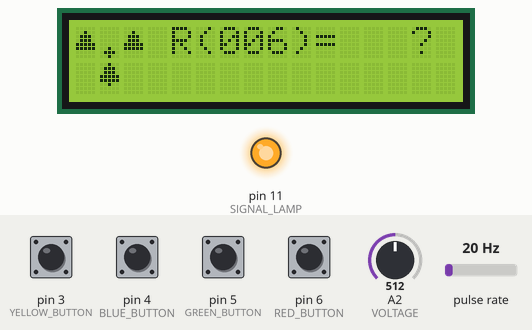
The sketch below on a simulated Arduino Nano, built with avr-gcc and run on an emulated ATmega328P. On the bench: 16×2 character LCD, output pins drawn as LEDs (lit = HIGH). Wiring (inferred from the names in the program): pulse sensor: data pin 2. The test bench sets the inputs (shaded band); at power-on: pin 3 (YELLOW_BUTTON), pin 4 (BLUE_BUTTON), pin 5 (GREEN_BUTTON), pin 6 (RED_BUTTON) HIGH, A2 (VOLTAGE) = 512, pulse rate 20 Hz. What the sketch prints to the serial monitor is not drawn.

Above: at 1.3 s.
1.4 s: pin 6 (RED_BUTTON) pulled LOW for 0.15 s
At 2.9 s:
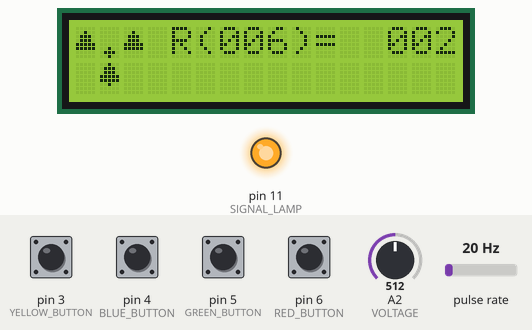
3.2 s: pin 3 (YELLOW_BUTTON) pulled LOW for 0.15 s
At 3.8 s:
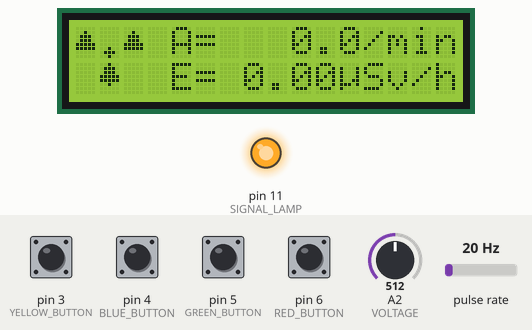
4.8 s: pin 3 (YELLOW_BUTTON) pulled LOW for 1 s
At 5.2 s:
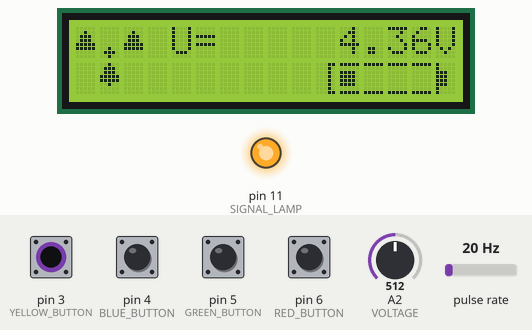
7.3 s: A2 (VOLTAGE) set to 569
At 8.5 s:
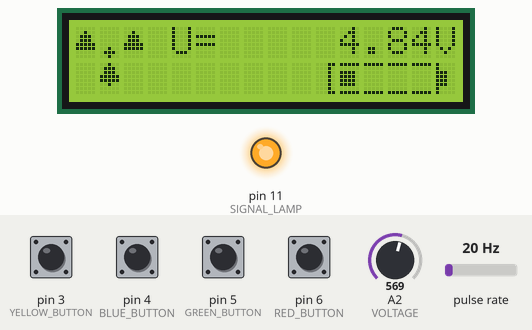
8.8 s: A2 (VOLTAGE) set to 598
At 9.6 s:
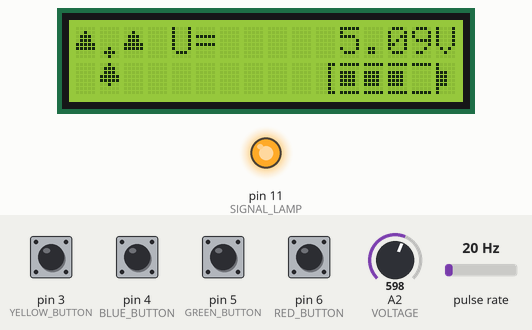
10.3 s: A2 (VOLTAGE) set to 688
At 11.5 s:
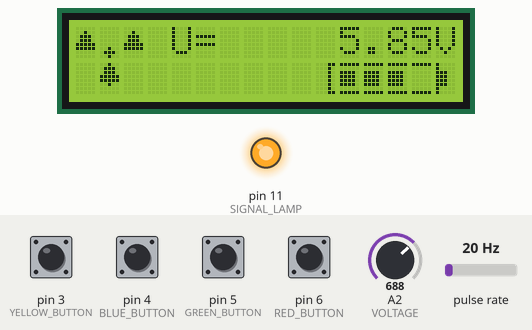
11.8 s: A2 (VOLTAGE) set to 722
Timing chart, 0 to 14.3 s (numbered marks = the images above; inputs shaded):
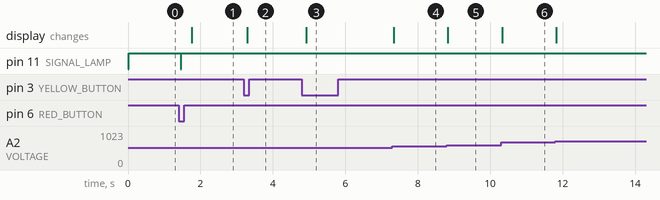

The sketch:

schroedingers-dice.ino
```cpp
#include <Wire.h>
#include <LiquidCrystal_I2C.h>

// pins
#define GEIGER_COUNTER 2
#define YELLOW_BUTTON 3
#define BLUE_BUTTON 4
#define GREEN_BUTTON 5
#define RED_BUTTON 6
#define SIGNAL_LAMP 11
#define VOLTAGE A2

// settings
#define COUNTING_INTERVAL 30000 // counting every 30 seconds
#define CONVERSION_INDEX 151    // (counts per minute)/(micro Sv/h)
#define BACKGROUND 25           // backround counts per minutes
#define VOLTAGE_SCALE 0.00851   // (battery voltage)/(sensor voltage) (might not be very accurate)
#define MICROS_FAKTOR 4         // micros() counts in steps of 4 on an arduino nano

// LCD display
LiquidCrystal_I2C lcd(0x27, 16, 2);
byte radioactiveUpperLeft[] = { // see https://maxpromer.github.io/LCD-Character-Creator/ to generate the bytecode
    B00000,
    B00100,
    B01110,
    B01110,
    B11111,
    B11111,
    B00000,
    B00000};
byte radioactiveUpperCenter[] = {
    B00000,
    B00000,
    B00000,
    B00000,
    B00000,
    B00100,
    B01110,
    B00100};
byte radioactiveUpperRight[] = {
    B00000,
    B00100,
    B01110,
    B01110,
    B11111,
    B11111,
    B00000,
    B00000};
byte radioactiveLowerCenter[] = {
    B00100,
    B01110,
    B01110,
    B11111,
    B11111,
    B00100,
    B00000,
    B00000};
byte batteryLeft[] = {
    B00011,
    B00010,
    B00010,
    B00010,
    B00010,
    B00010,
    B00010,
    B00011};
byte batteryCenterFull[] = {
    B11111,
    B00000,
    B11110,
    B11110,
    B11110,
    B11110,
    B00000,
    B11111};
byte batteryCenterEmpty[] = {
    B11111,
    B00000,
    B00000,
    B00000,
    B00000,
    B00000,
    B00000,
    B11111};
byte batteryRight[] = {
    B10000,
    B10000,
    B11100,
    B11100,
    B11100,
    B11100,
    B10000,
    B10000};

// button states
bool yellowButtonState = true; // true means not pressed, false means pressed
bool blueButtonState = true;
bool greenButtonState = true;
bool redButtonState = true;

// modes (0: random number, 1: geiger counter, 2: battery voltage)
short mode = 0;
short nModes = 3;

// mode 0: random number
bool interrupted = false;
bool waitForRandomNumber = false;
short digit = 0;
short randomRangeDigits[] = {6, 0, 0}; // reversed decimal
short randomRange = 6;
short randomNumber = 1;
char randomNumberChars[4];

// mode 1: geiger counter
short count = 0;
unsigned long lastUpdate = 0;
float countsPerMinute = 0.0;
char countsPerMinuteChars[7];
float sievert = 0.0;
char sievertChars[6];

// mode 2: battery voltage
float batteryVoltage = 0;
char batteryVoltageChars[10];
short batterySymbolState;

// will be called on interrupt by particle detection
// do not write to the LCD in this function!!! (loop will break)
void interrupt()
{
  randomNumber = (micros() / MICROS_FAKTOR) % randomRange + 1; // get new random number using division with remainder
  Serial.println("interrupt");
  interrupted = true;
  count++; // increase counts per minutes
  digitalWrite(SIGNAL_LAMP, HIGH);
}

void setup()
{

  // serial
  Serial.begin(9600);
  Serial.println("starting");

  // pins
  pinMode(GEIGER_COUNTER, INPUT);
  pinMode(RED_BUTTON, INPUT_PULLUP);
  pinMode(GREEN_BUTTON, INPUT_PULLUP);
  pinMode(BLUE_BUTTON, INPUT_PULLUP);
  pinMode(YELLOW_BUTTON, INPUT_PULLUP);
  pinMode(SIGNAL_LAMP, OUTPUT);
  attachInterrupt(digitalPinToInterrupt(GEIGER_COUNTER), interrupt, FALLING);

  // start LCD display
  lcd.init();
  lcd.createChar(0, radioactiveUpperLeft);
  lcd.createChar(1, radioactiveUpperCenter);
  lcd.createChar(2, radioactiveUpperRight);
  lcd.createChar(3, radioactiveLowerCenter);
  lcd.createChar(4, batteryLeft);
  lcd.createChar(5, batteryCenterFull);
  lcd.createChar(6, batteryCenterEmpty);
  lcd.createChar(7, batteryRight);
  lcd.backlight();
  lcd.setCursor(0, 0);
  lcd.write(byte(0));
  lcd.write(byte(1));
  lcd.write(byte(2));
  lcd.print(" R(006)=   ? ");
  lcd.setCursor(0, 1);
  lcd.print(" ");
  lcd.write(byte(3));
  lcd.print("              ");
}

void loop()
{

  // yellow button / change mode
  if (yellowButtonState && !digitalRead(YELLOW_BUTTON)) // is pressed but wasn't before
  {
    Serial.println("yellow button");
    mode = (mode + 1) % nModes;
    Serial.println(mode);
    if (mode == 0) // random number
    {
      sprintf(randomNumberChars, "%03d", randomNumber);
      lcd.setCursor(4, 0);
      lcd.print("R(");
      lcd.print((char)(randomRangeDigits[2] + 48)); // digit as char
      lcd.print((char)(randomRangeDigits[1] + 48)); // digit as char
      lcd.print((char)(randomRangeDigits[0] + 48)); // digit as char
      lcd.print(")=  ");
      lcd.print(randomNumberChars);
      lcd.setCursor(4, 1);
      lcd.print("            ");
    }
    else if (mode == 1) // geiger counter
    {
      waitForRandomNumber = false;
      digit = 0;
      dtostrf(countsPerMinute, 6, 1, countsPerMinuteChars);
      dtostrf(sievert, 5, 2, sievertChars);
      lcd.setCursor(4, 0);
      lcd.print("A=");
      lcd.print(countsPerMinuteChars);
      lcd.print("/min");
      lcd.setCursor(4, 1);
      lcd.print("E=");
      lcd.print(sievertChars);
      lcd.print("\xE4Sv/h");
    }
    else if (mode == 2) // battery voltage
    {
      waitForRandomNumber = false;
      digit = 0;
      dtostrf(batteryVoltage, 9, 2, batteryVoltageChars);
      lcd.setCursor(4, 0);
      lcd.print("U=");
      lcd.print(batteryVoltageChars);
      lcd.print("V");
      lcd.setCursor(4, 1);
      lcd.print("      ");
      lcd.write(byte(4));
      lcd.write(byte(5));
      lcd.write(byte(5));
      lcd.write(byte(6));
      lcd.write(byte(6));
      lcd.write(byte(7));
    }
  }
  yellowButtonState = digitalRead(YELLOW_BUTTON);

  // blue button / change selected digit of randomNumberRange
  if (blueButtonState && !digitalRead(BLUE_BUTTON)) // is pressed but wasn't before
  {
    Serial.print("blue button");
    if (digit && (mode == 0))
    {
      randomRangeDigits[digit - 1] = (randomRangeDigits[digit - 1] + 1) % 10;
      randomRange = randomRangeDigits[0] + 10 * randomRangeDigits[1] + 100 * randomRangeDigits[2];
      lcd.setCursor(9 - digit, 0);
      lcd.print((char)(randomRangeDigits[digit - 1] + 48)); // digit as char
    }
    Serial.println((char)(randomRangeDigits[digit - 1] + 48)); // digit as char
  }
  blueButtonState = digitalRead(BLUE_BUTTON);

  // green button / select a digit of randomNumberRange
  if (greenButtonState && !digitalRead(GREEN_BUTTON))
  {
    Serial.print("green button");
    if (mode == 0)
    {
      digit = (digit + 1) % 4;
      if (digit)
      {
        lcd.setCursor(9 - digit, 1);
        lcd.print("^"); // print cursor
        lcd.print(" "); // overwrite old cursor
      }
      else
      {
        lcd.setCursor(6, 1);
        lcd.print("   "); // overwrite old cursor
      }
    }
    Serial.println(digit);
  }
  greenButtonState = digitalRead(GREEN_BUTTON);

  // red button / get new random number
  if (redButtonState && !digitalRead(RED_BUTTON)) // is pressed but wasn't before
  {
    Serial.println("red button");
    digitalWrite(SIGNAL_LAMP, LOW);
    if (mode == 0)
    {
      lcd.setCursor(13, 0);
      lcd.print(" ? ");
      delay(300); // for better visual feedback
    }

    waitForRandomNumber = true; // new number will now be generated by "radioactive interrupt"
  }
  redButtonState = digitalRead(RED_BUTTON);

  // update lcd
  if (mode == 0 && interrupted && waitForRandomNumber)
  { // update mode 0: random number
    sprintf(randomNumberChars, "%03d", randomNumber);
    lcd.setCursor(13, 0);
    lcd.print(randomNumberChars);
    interrupted = false;
    waitForRandomNumber = false;
  }
  else if (mode == 1 && ((millis() - lastUpdate) > COUNTING_INTERVAL))
  { // update mode 1: geiger counter
    countsPerMinute = count * (60000.0 / COUNTING_INTERVAL) - BACKGROUND;
    sievert = countsPerMinute / CONVERSION_INDEX;
    dtostrf(countsPerMinute, 6, 1, countsPerMinuteChars);
    dtostrf(sievert, 5, 2, sievertChars);
    lcd.setCursor(6, 0);
    lcd.print(countsPerMinuteChars);
    lcd.print("/min");
    lcd.setCursor(6, 1);
    lcd.print(sievertChars);
    lcd.print("\xE4Sv/h");
    lastUpdate = millis();
    count = 0;
  }
  else if (mode == 2)
  { // update mode 2: battery voltage
    batteryVoltage = analogRead(VOLTAGE) * VOLTAGE_SCALE;
    dtostrf(batteryVoltage, 9, 2, batteryVoltageChars);
    batterySymbolState = map(batteryVoltage, 4.5, 6.1, 0, 4);
    lcd.setCursor(6, 0);
    lcd.print(batteryVoltageChars);
    lcd.print("V");
    lcd.setCursor(11, 1);
    for (short i = 0; i < 4; i++)
    {
      if (i <= batterySymbolState)
      {
        lcd.write(byte(5));
      }
      else
      {
        lcd.write(byte(6));
      }
    }
  }

  // delay
  delay(100);
}
```

Measured:
- the behaviour switches between 587 and 588 on A2 (VOLTAGE) (found by bisection; images 4 and 5)
- after the input at 1.4 s, pin 11 (SIGNAL_LAMP): HIGH → LOW after 0.05 s, → HIGH 0.02 s later; the display: changes after 0.36 s (image 1)
- after the input at 3.2 s, the display: changes after 0.09 s (image 2)
- after the input at 4.8 s, the display: changes after 0.13 s (image 3)
- after the input at 7.3 s, the display: changes at once (image 4)
- after the input at 8.8 s, the display: changes at once (image 5)
- after the input at 10.3 s, the display: changes at once (image 6)
